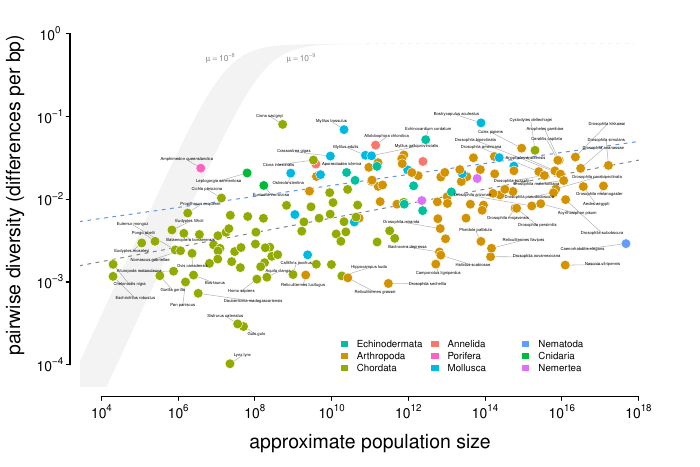

This figure's R source:
# diversity_popsize_full.r -- 

library(tidyverse)
library(plotrix)
library(ggrepel)
library(mixtools)
library(scales)
library(sp)
library(grid)
library(latex2exp)

source('plot_funs.r')
source('color_scheme.r')

opar <- par(no.readonly=TRUE)

# for stan fit
load('../../data/diversity_popsize_chains.Rdata')
load('../../data/main_datasets.Rdata')
phi <- mean(rstan:::extract(dps_fit, pars='phi')$phi)
beta <- mean(rstan:::extract(dps_fit, pars='beta')$beta)

# alias this -- less typing

da_dps %>% select(species, phylum, log10_popsize, log10_diversity) %>%
  write_tsv(file='diversity_popsize.tsv')
d <- da_dps %>% filter(species != 'Equus ferus przewalskii')

#d = read_tsv('../../data/combined_data.tsv')
#d %>% filter(genus == 'Reticulitermes') %>% select(species, log10_range, log10_popsize)
 
# what to include
# x <- d$pred_log10_N  # the simplistic unregularized version
x <- d$log10_popsize
y <- d$log10_diversity

plot(x, y)

X <- cbind(x, y)
center <- colMeans(X)
sigma <- cov(X)

coords <- ellipse(mu=center, sigma=sigma, alpha=0.35, draw=FALSE)

label <- !as.logical(point.in.polygon(x, y, coords[, 1], coords[, 2]))
# add in all drosophila
keep_sps <- c("Homo sapiens", "Apis mellifera", "Canis lupus", "Caenorhabditis elegans")
drosoph <- c(
             "Drosophila americana", 
             "Drosophila ananassae", 
             #"Drosophila arizonae",
             #"Drosophila bipectinata", 
             #"Drosophila buzzatii",  
             #"Drosophila kikkawai",
             #"Drosophila malerkotliana", 
             "Drosophila melanogaster", 
             "Drosophila miranda",
             "Drosophila mojavensis", 
             #"Drosophila novamexicana", 
             #"Drosophila parabipectinata",
             "Drosophila persimilis", 
             "Drosophila pseudoobscura", 
             "Drosophila sechellia",
             "Drosophila simulans", 
             "Drosophila subobscura")

label <- (label | label %in% drosoph) | label %in% keep_sps
# contained <- rep(TRUE, length(x))

d$label <- ifelse(label, d$species, "")

# ignore a cluster of points a little over Nc=10^8
# which has human
#ignore <- c('Aquila clanga', 'Reticulitermes lucifugus', 'Reticulitermes grassei')
#d$label <- ifelse(d$label %in% ignore, "", d$label)


# simplify some species name (Leffler data has combined them in some cases)
d$label[d$species == 'Gorilla beringei/gorilla'] <- "Gorilla gorilla"
d$label[d$species == 'Pongo abelii/pygmaeus'] <- "Pongo abelii"
d$label[d$species == 'Varecia variegata variegata'] <- 'Varecia variegata'
d$label[d$species == 'Nomascus gabriellae/leucogenys'] <- "Nomascus gabriellae"
d$label[d$species == 'Aquila clanga/pomarina'] <- "Aquila clanga"

set.seed(3)

xlims <- c(4, 16)
ylims <- c(-4.1, 0)


REPEL_CACHED_FILE <- 'repel_full.tsv'
#FORCE <- TRUE
FORCE <- FALSE
if (FORCE || !file.exists(REPEL_CACHED_FILE)) {
  p <- ggplot(d) + 
    geom_point(aes(log10_popsize, log10_diversity, 
                   label=species, color=phylum), size=2) +
    geom_text_repel(data=d,
                    mapping=aes(log10_popsize, log10_diversity, 
                                label=label, text=species), 
                                size=2.1,
                                point.padding=10, 
                                push_force = 1,
                                pull_force = 2,
                                min.segment.length=0.1,
                                seed=1,
                                box.padding=1.3e-1, 
                                ylims=ylims,
                                max.iter=1000000, xlim=xlims) +
    xlim(xlims[1], xlims[2]) + theme(legend.position = "none") + 
    ylim(ylims[1], ylims[2])
  
  repel_pos <- extract_ggrepel(p)
  write_tsv(repel_pos, path=REPEL_CACHED_FILE)
} else {
  repel_pos <- read_tsv(REPEL_CACHED_FILE)
}

# best to restart after messing with grid 
dev.off()


fit <- lm(y ~ x)

output <- TRUE
# output <- FALSE

if (output)
  pdf("diversity_popsize_full.pdf", width=7, height=7/1.5)

par(mar=c(4, 4, 1, 2))

tx <- repel_pos$x
ty <- repel_pos$y
tl <- repel_pos$label

td <- repel_pos %>% 
       left_join(d %>% select(label, x=log10_popsize, y=log10_diversity),
                 by='label', suffix=c('_text', '_point')) %>%
       as_tibble() %>% filter(is.finite(x_point), is.finite(y_point))

print(sprintf("number of labels: %d", nrow(td)))

plot(x, y, col=phyla_cols[d$phylum], type='n', axes=FALSE,
     ylab='', xlab='', ylim=ylims, xlim=xlims) 

# abline(a=log10(1e-8 * 4), b=1, lty=2, col='cornflowerblue')
# text(6, -0.9, latex2exp:::TeX("$\\mu = 10^{-8}$"), cex=0.5, col='cornflowerblue', xpd=TRUE)

# logN <- seq(3, 16, length.out=100)
# y1 <- log10(4e-8) + logN
# y2 <- log10(4e-10) + logN
# polygon(c(logN, rev(logN)), c(y1, rev(y2)), border=NA, col='gray88')

endp <- 11
logN <- seq(3, endp, length.out=100)
# y1 <- log10(4e-8) + logN
# y2 <- log10(4e-10) + logN
# polygon(c(logN, rev(logN)), c(y1, rev(y2)), border=NA, col='gray88')

# two allele
Kalleles <- 4
Kboth <- FALSE
palpha <- 0.4
if (Kalleles == 2 || Kboth) {
  y1 <- log10(4e-8) + logN - log10(2 + 2 * 4e-8 * 10^logN)
  y2 <- log10(4e-9) + logN - log10(2 + 2 * 4e-9 * 10^logN)
  lines(xx <- seq(endp-0.1, 18), rep(log10(1/2), length(xx)), 
        col=alpha('gray88', palpha), lty=2, lwd=1, lend=1)

  text(7.2, -0.5, latex2exp:::TeX("$\\mu = 10^{-8}$"), 
       cex=0.5, col='gray52', xpd=TRUE)
  text(10.2, -0.5, latex2exp:::TeX("$\\mu = 10^{-9}$"), 
       cex=0.5, col='gray52', xpd=TRUE)
  polygon(c(logN, rev(logN)), c(y1, rev(y2)), border=NA, 
        col=alpha('gray88', palpha))
}
if (Kalleles == 4 || Kboth) {
  # four allele
  y1 <- log10(4e-8) + logN - log10(1 + 4/3 * 4e-8 * 10^logN)
  y2 <- log10(4e-9) + logN - log10(1 + 4/3 * 4e-9 * 10^logN)
  lines(xx <- seq(endp-0.1, 18), rep(log10(3/4), length(xx)), 
        col=alpha('gray88', 0.4), lty=2, lwd=1, lend=1)
  text(7.1, -0.3, latex2exp:::TeX("$\\mu = 10^{-8}$"), 
       cex=0.5, col='gray52', xpd=TRUE)
  text(9.2, -0.3, latex2exp:::TeX("$\\mu = 10^{-9}$"), 
       cex=0.5, col='gray52', xpd=TRUE)
  polygon(c(logN, rev(logN)), c(y1, rev(y2)), border=NA, 
        col=alpha('gray88', palpha))
}

# text(6.7, -0.3, latex2exp:::TeX("$\\mu = 10^{-8}$"), cex=0.5, col='gray52', xpd=TRUE)
# text(10.5, -0.3, latex2exp:::TeX("$\\mu = 10^{-10}$"), cex=0.5, col='gray52', xpd=TRUE)


# y <- predict(div_fit, newdata=data.frame(log10_popsize=logN))
# lines(logN, y, lty=2)
# abline(dps_ols, lty=2, col='gray52')
z <- seq(3.5, xlims[2], length.out=100)
lines(z, phi + beta*z, lty=2, col='cornflowerblue')
lines(z, coef(dps_ols)[1] + z*coef(dps_ols)[2], lty=2, col='gray52')

adjust <- 0
with(td,
     segments(x_point, y_point, x_text, y_text, col=alpha('gray42', 0.5), lwd=0.5))
points(x, y, pch=21, cex=1.3, lwd=0.4,
       bg=phyla_cols[d$phylum], col='white')
with(td, text(x_text, y_text, label, cex=0.29))
# boxed.labels(tx, ty, d$label[has_label], cex=0.5, border=FALSE, xpad=1, ypad=1)
xseq <- seq(4, 16, 2)
axis(1, xseq, 
     labels=latex2exp::TeX(sprintf("$10^{%d}$", xseq)), 
     padj = -1,
     tck=-0.01,
     cex.axis=0.8, line=0.5)
yseq <- seq(-4, 0)
axis(2, yseq, 
     labels=latex2exp::TeX(sprintf("$10^{%d}$", yseq)), 
     las=1,
     tck=-0.01, hadj=0.5,
     cex.axis=0.8, line=0.5)

# rseq <- yseq - log10(4e-8)
# axis(4, yseq, 
#      labels=latex2exp::TeX(sprintf("$10^{%.2f}$", rseq)), 
#      las=1,
#      tck=-0.01, hadj=0.5,
#      cex.axis=0.8, line=0.5)
title(ylab="   pairwise diversity (differences per bp)", line=2.8, cex.lab=1.2)
title(xlab=latex2exp::TeX("approximate population size"), line=2.5, cex.lab=1.2)


# phyla <- as.factor(ld$phylum)
# for (i in 1:nphyla) {
#   l <- levels(phyla)[i]
#   z <- l == phyla
#   segments(min(ld$log10_size[z], na.rm=TRUE), -1.05 + 0.005*i, 
#            max(ld$log10_size[z], na.rm=TRUE), -1.05 + 0.005*i, 
#            col=phyla_cols[i], lwd=2)
# }
phyla_cols_s <- phyla_cols[unique(d$phylum)]
legend(10, -3.6, names(phyla_cols_s), fill=phyla_cols_s,
       bty='n', border=0, cex=0.6, ncol=3)

if (output) dev.off()



par(opar)
